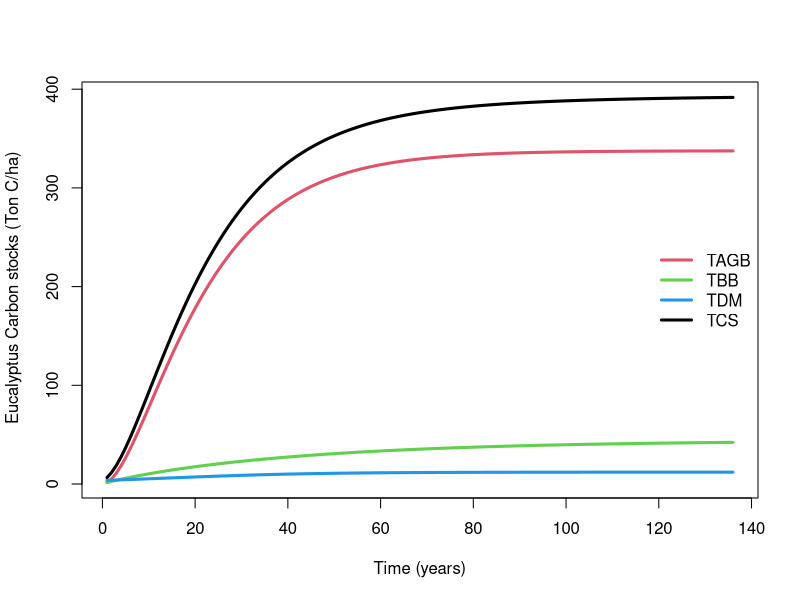
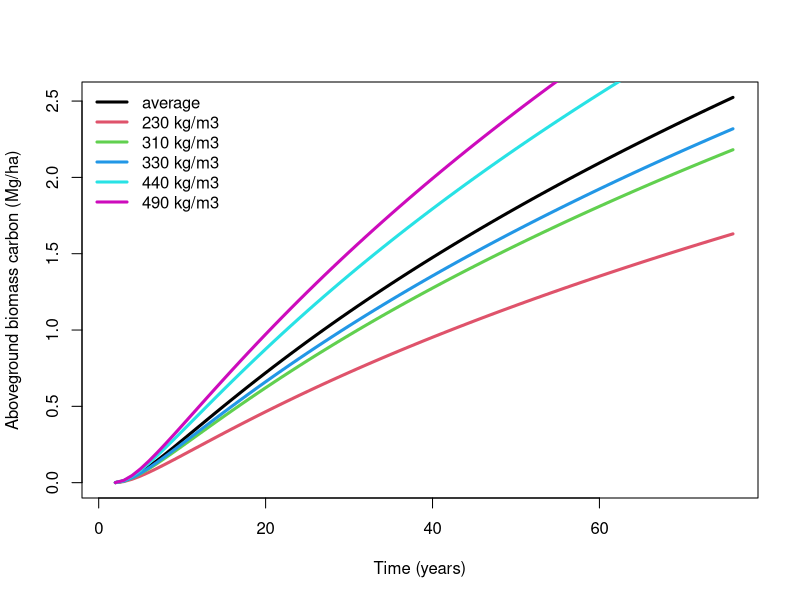
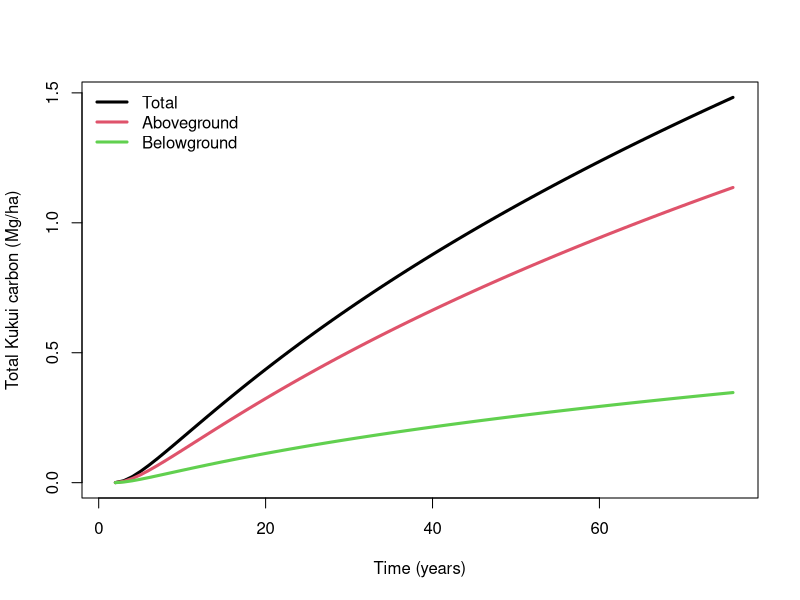

The R script that drew these images, in order:
# BUSINESS AS USUAL SCENARIO
# The simulated forest is 60 years old, so we run the simulation starting 60 years from 2025, until 2100
t=seq(1965:2100)
# We use data from Eucalyptus plantations in Hawai'i
AGB=337.6 # aboveground biomass carbon (tons ha-1) lidar data obtained by Hayley
BGB=mean(c(22.4, 66)) # belowground biomass carbon (tons ha-1) averaged from Reeves 2012 thesis and Selments et al. 2017
DM=12 # litter carbon (tons ha-1) from Selments et al. 2017
# Forest model from Sierra et al. 2012 without the soil compartment adjusted to Hawai'i data
# CAN BE IMPROVED: NEED A EUCALYPTUS GROWTH MODEL
forestmodel <- function(t) {
  TAGB <- AGB * (1 - exp(-0.064 * t))^1.964
  TBB <- BGB * (1 - exp(-0.022 * t))^0.897
  TDM <- DM / (1 + 2.363 * exp(-0.062 * t))
  TCS <- TAGB + TBB + TDM
  return(data.frame(
    t = t,
    TAGB = TAGB,
    TBB = TBB,
    TDM = TDM,
    TCS = TCS
  ))
}
forestvalues <- forestmodel(t)
# Plot the results
matplot(forestvalues$t,forestvalues[,2:5], type="l", lty=1,lwd=3, col=c(2:4,1), 
        ylab=" Eucalyptus Carbon stocks (Ton C/ha)", xlab="Time (years)")
legend("right",c("TAGB", "TBB","TDM","TCS"),lty=1,col=c(2:4,1), lwd=3, bty="n")

##################################################################

# UTOPIAN SCENARIO

# Imagine Eucalyptus are cleared and turned into biochar (see script soilmodel.R)
# In that place, Kukui (Aleurites moluccanus) are planted as an agroforestry management 
# CAN BE IMPROVED: could try different belowground models. Also, lacking dead biomass model. Also, Kukui C content
kukuimodel <- function(t, d) {
  DBH <- -9.021135 + 16.757157 * log(t) # from Lincoln 2023 (in cm)
  HEIGHT <- -3.635323 + 8.5568025 * log(t) # from Lincoln 2023 (in m)
  AGB <- 0.0673 * (d*DBH^2*HEIGHT)^0.976  # from Chave et al. 2014 (in kg/ha)
  BGB =   0.016*DBH^2.597  # From Waring & Powers 2017 (in kg/ha) CAN BE IMPROVED
  TCS = (AGB + BGB)*0.45 # convert to carbon (standard placeholder for now)
  return(data.frame(
    t = t,
    DBH = DBH, 
    HEIGHT = HEIGHT,
    AGB = AGB/1000, # convert to Mg from kg
    BGB = BGB/1000,
    TCS = TCS/1000
  ))
}
# wood density from Krisnawati et al. 2011 
wooddensities=c(230, 310, 330, 440, 490) # (kg/m3) 
wooddensities=c(wooddensities, mean(wooddensities))/1000 # divide by 1000 because in the model it is in g/cm3

# this simulation starts in 2025, so it's only 76 years
tb=seq(2025:2100)
kukuivalues = lapply(wooddensities, function (density) kukuimodel(tb, density)) 
# Plot the results for different values of wood density (as a sensitivity analysis)
matplot(tb,kukuivalues[[6]]$AGB, type="l", lty=1,lwd=3, 
        ylab="Aboveground biomass carbon (Mg/ha)", xlab="Time (years)")
lines(tb,kukuivalues[[1]]$AGB, type="l", lty=1, col = 2, lwd=3)
lines(tb,kukuivalues[[2]]$AGB, type="l", lty=1, col = 3, lwd=3)
lines(tb,kukuivalues[[3]]$AGB, type="l", lty=1, col = 4, lwd=3)
lines(tb,kukuivalues[[4]]$AGB, type="l", lty=1, col = 5, lwd=3)
lines(tb,kukuivalues[[5]]$AGB, type="l", lty=1, col = 6, lwd=3)
legend("topleft",c("average","230 kg/m3", "310 kg/m3", "330 kg/m3", "440 kg/m3", "490 kg/m3"),lty=1,col=c(1:6), lwd=3, bty="n")
# Plot the results for average wood density
matplot(tb,kukuivalues[[6]]$TCS, type="l", lty=1,lwd=3, 
        ylab="Total Kukui carbon (Mg/ha)", xlab="Time (years)")
lines(tb,kukuivalues[[6]]$AGB*0.45, type="l", lty=1, col = 2, lwd=3)
lines(tb,kukuivalues[[6]]$BGB*0.45, type="l", lty=1, col = 3, lwd=3)    
legend("topleft",c("Total", "Aboveground", "Belowground"),lty=1,col=c(1:3), lwd=3, bty="n")
# CAN BE IMPROVED:
# Kukui values are smaller than Eucalyptus, but generally are half their height, so it could be right.